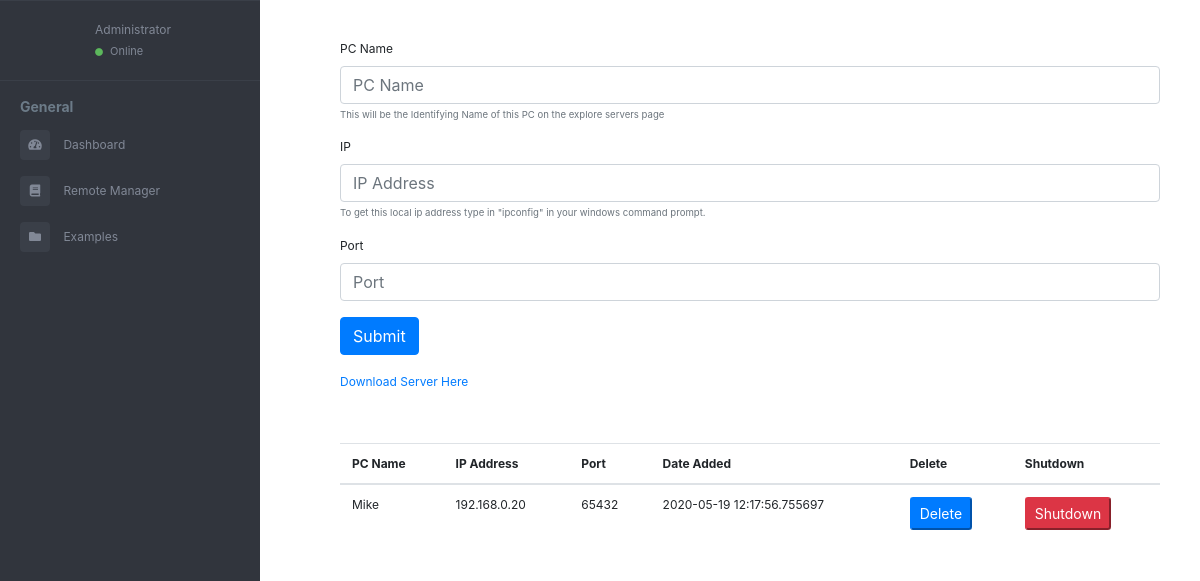
The app's page /child-node-setup, older data.
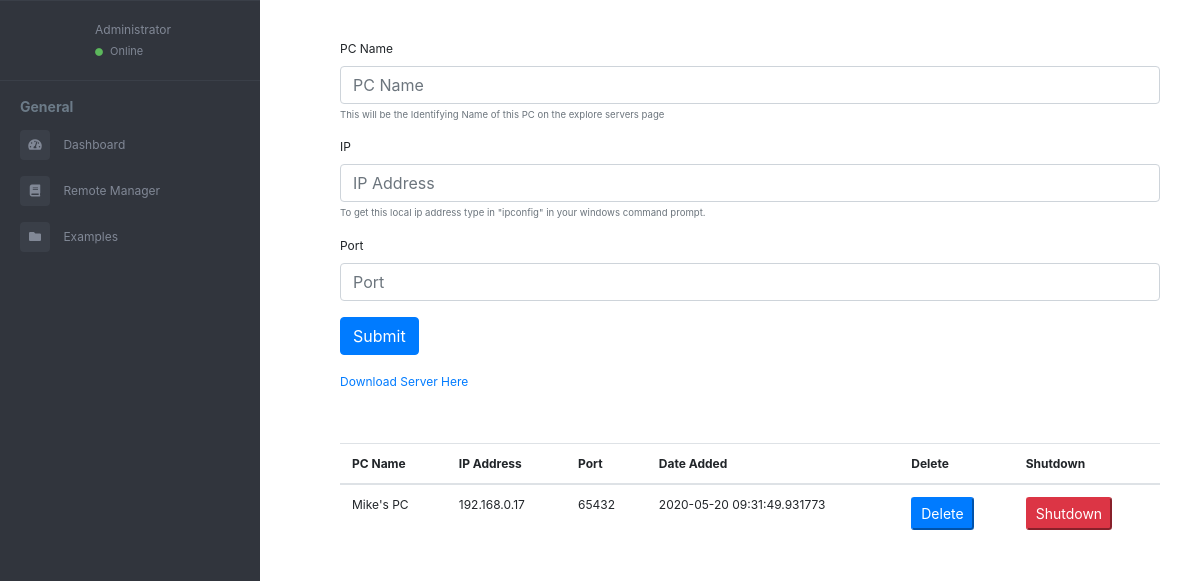
The same page, newer data.
### app/models.py (models this page shows)
class LocalNetwork(db.Model):
    id = db.Column(db.Integer, primary_key=True)
    pc_name = db.Column(db.String(64), index = True)
    ip_addr = db.Column(db.String(64), unique = True)
    port = db.Column(db.Integer)
    date_added = db.Column(db.String(120))

### app/routes.py (the view, shortened to what this page needs)
@app.route("/child-node-setup", methods = ["GET", "POST"])
def child_node_setup():
    shutdown = request.form.get("shutdown")
    if shutdown is not None:
        return redirect(url_for('shutdown_remote', pc_name = shutdown))
    delete = request.form.get("delete")
    print(delete)
    all_pcs_on_network = LocalNetwork.query.all()
    if request.method == "POST" and delete is not None:
        LocalNetwork.query.filter_by(id=int(delete)).delete()
        db.session.commit()
        return redirect(url_for("child_node_setup"))
    return render_template("child-node.html", pcs = all_pcs_on_network)

### app/templates/child-node.html (shortened to what this page needs)
{%include 'header.html'%}
  <main class="page-content">
    <div class="container-fluid">
        <form method = "POST">
            <div class="form-group">
              <label for="exampleInputEmail1">PC Name</label>
              <input type="text" class="form-control" id="pc_name" name = "pc_name" placeholder="PC Name">
              <small id="emailHelp" class="form-text text-muted">This will be the Identifying Name of this PC on the explore servers page</small>
            </div>
            <div class="form-group">
              <label for="exampleInputEmail1">IP</label>
              <input type="text" class="form-control" id="ip" name = "ip" placeholder="IP Address">
              <small id="emailHelp" class="form-text text-muted">To get this local ip address type in "ipconfig" in your windows command prompt.</small>
            </div>
            <div class="form-group">
              <label for="exampleInputPassword1">Port</label>
              <input type="text" class="form-control" id="port" name = "port" placeholder="Port">
            </div>
            <button type="submit" class="btn btn-primary">Submit</button>
            <a href="{{url_for('download_server')}}">Download Server Here</a>
    </div>
    <div class="table-responsive" id="sailorTableArea">
      <table class="table table-hover" width="100%">
          <thead>
              <tr>
                  <th>PC Name</th>
                  <th>IP Address</th>
                  <th>Port</th>
                  <th>Date Added</th>
                  <th>Delete</th>
                  <th>Shutdown</th>
              </tr>
          </thead>
          <tbody>
            {%for each in pcs%}
            <tr>
                <td>{{each.pc_name}}</td>
                <td>{{each.ip_addr}}</td>
                <td>{{each.port}}</td>
                <td>{{each.date_added}}</td>
                <td>
                  <form method = "POST">
                    <button class = "btn-primary btn-sm"" name = "delete" value = {{each.id}}>
                        Delete
                    </button>
                  </form>
                </td>
                <td>
                  <form method = "POST">
                    <button class = "btn-danger btn-sm"  name = "shutdown" value = {{each.id}}>
                        Shutdown
                    </button>
                  </form>
                </td>
            </tr>
              {%endfor%}
        </tbody>
    </table>
    </div>
  </main>
</div>
</body>
</html>

Row changes from the older to the newer data that the page shows:
changed LocalNetwork: pc_name "Mike" → "Mike's PC"; ip_addr "192.168.0.20" → "192.168.0.17"; date_added "2020-05-19 12:17:56.755697" → "2020-05-20 09:31:49.931773"
